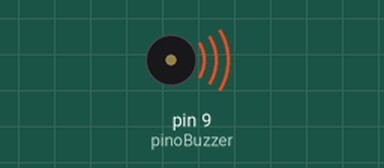
This sketch was run on a simulated Arduino Uno, built with avr-gcc and run on an emulated ATmega328P. Shown: buzzer (waves = sounding). The local clock reads 2024-03-15 10:24:30 at power-on unless the sketch sets it; what the sketch prints to the serial monitor is not drawn.

Above: at 0.1 s.
At 1.1 s:
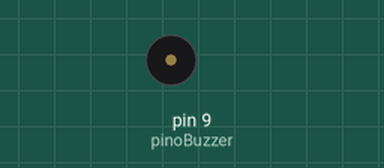
Timing chart, 0 to 2.6 s (numbered marks = the images above):
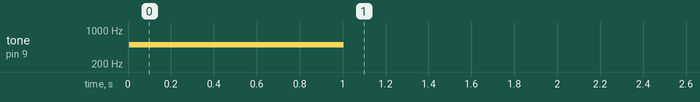

The sketch:

sketch_final.ino
```cpp
#include <ThreeWire.h>
#include <RtcDS1302.h>

//Pinos que estão conectados o módulo RTc
ThreeWire myWire(4, 5, 2);
RtcDS1302<ThreeWire> Rtc(myWire);

//Pino que está conectado o Buzz
const int pinoBuzzer = 9;

typedef struct {
  String hora;
  int quantidade;
  int tipoSom;
} dicionarioHoras;

const dicionarioHoras dicionarioHorasArray[] {
  {"00:00:00",12,1},
  {"01:00:00",1,1},
  {"02:00:00",2,1},
  {"03:00:00",3,1},
  {"04:00:00",4,1},
  {"05:00:00",5,1},
  {"06:00:00",6,1},
  {"07:00:00",7,1},
  {"08:00:00",8,1},
  {"09:00:00",9,1},
  {"10:00:00",10,1},
  {"11:00:00",11,1},
  {"12:00:00",12,1},
  {"13:00:00",1,1},
  {"14:00:00",2,1},
  {"15:00:00",3,1},
  {"16:00:00",4,1},
  {"17:00:00",5,1},
  {"18:00:00",6,1},
  {"19:00:00",7,1},
  {"20:00:00",8,1},
  {"21:00:00",9,1},
  {"22:00:00",10,1},
  {"23:00:00",11,1},
  {"18:58:00",6,1}
};


/*
 * Variáveis
 */
boolean debug = true;
char horaAtualString[20];
int tamanhoHorasString = sizeof(horaAtualString) / sizeof(horaAtualString[0]);

void setup () {

    Serial.begin(9600);
    Rtc.Begin();

    RtcDateTime dataDoSistema = RtcDateTime(__DATE__, __TIME__);
    imprimir("Data do sistema durante a compilação: ");
    printDateTime(dataDoSistema);
    imprimir("");

    if(Rtc.GetIsWriteProtected()){
        imprimir("Habilitando a gravação do RTC...");
        Rtc.SetIsWriteProtected(false);
    }

    if(!Rtc.GetIsRunning()){
        imprimir("Iniciando RTC...");
        Rtc.SetIsRunning(true);
    }

    RtcDateTime dataAtual = Rtc.GetDateTime();
    if (dataAtual < dataDoSistema) {

        imprimir("Atualizando módulo RTC com a data e hora do sistema durante a compilação.");
        Rtc.SetDateTime(dataDoSistema);
        printDateTime(Rtc.GetDateTime());

    }

    pinMode(pinoBuzzer, OUTPUT);
    bipar(1);

}

void loop () {

    RtcDateTime dt = Rtc.GetDateTime();

    snprintf_P(horaAtualString,
              tamanhoHorasString,
              PSTR("%02u:%02u:%02u"),
              dt.Hour(), //HORA
              dt.Minute(), //MINUTOS
              dt.Second() ); //SEGUNDOS

    imprimir(String(horaAtualString));

    for(int i = 0; i < sizeof(dicionarioHorasArray)/sizeof(dicionarioHoras); ++i) {

      if(String(horaAtualString) == dicionarioHorasArray[i].hora){
        imprimir("Bitando " + String(dicionarioHorasArray[i].quantidade) + " vezes.");
        bipar(dicionarioHorasArray[i].quantidade);
      }

    }

    delay(1000);

}

void bipar(int q){

  for (int i = 0; i < q; i++) {

    tone(pinoBuzzer, 500, 1000);
    delay(2000);
    noTone(pinoBuzzer);

    imprimir("Bit: " + String(i));

  }

}

#define countof(a) (sizeof(a) / sizeof(a[0]))

void printDateTime(const RtcDateTime& dt){

    char datestring[20];

    snprintf_P(datestring,
            countof(datestring),
            PSTR("%02u/%02u/%04u %02u:%02u:%02u"),
            dt.Day(), //DIA
            dt.Month(), //MÊS
            dt.Year(), //ANO
            dt.Hour(), //HORA
            dt.Minute(), //MINUTOS
            dt.Second() ); //SEGUNDOS

    Serial.print(datestring);

}

void imprimir(String msg){
  if(debug){
    Serial.println(msg);
  }
}
```
